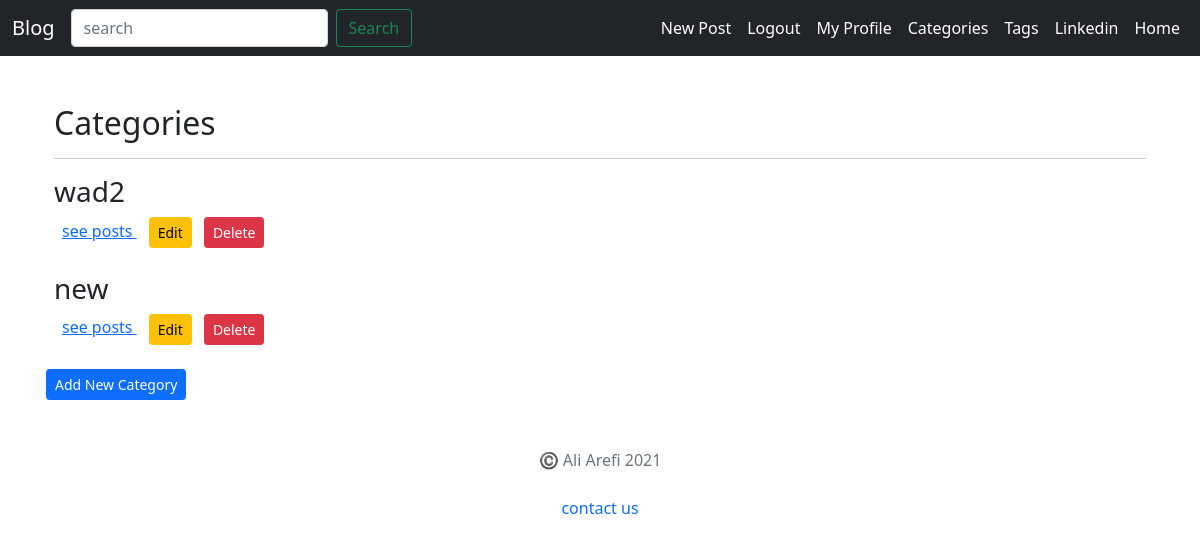
Before: /blog/category-list (signed in) with the older database file.
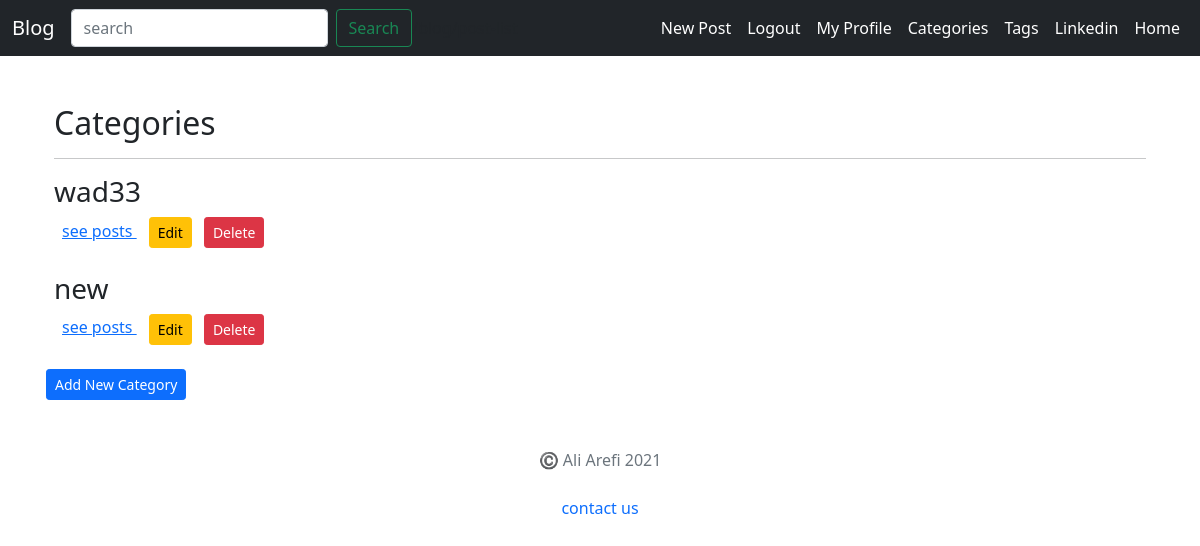
After: the same page with the newer database file.
### post/models.py (models this page shows, shortened)
class Category(models.Model):
    name = models.CharField(max_length=50)
    post = models.ManyToManyField(Post, null=True, blank=True)

### post/views.py (the view)
# urls.py: path('category-list', CategoryListView.as_view(), name='category_list'),
class CategoryListView(LoginRequiredMixin, ListView):
    login_url = 'login'
    model = Category

### post/templates/post/category_list.html
{% extends "post/base.html" %}
{% block content %}
<main>
  <div class="container">
  <br/>
  <br/>
  <h2>Categories</h2>
  <hr />
  {% for category in object_list %}
  <h3 class=>{{ category.name }}</h3><a class= "mx-2" href="{% url 'category_post' id=category.id  %}">see posts </a>
  {% if  user.is_staff%}
  <a href="{% url 'category_edit' pk=category.id %}" class="btn btn-warning btn-sm mx-1" >Edit</a>
  <a href="{% url 'category_delete' pk=category.id %}" class="btn btn-danger btn-sm mx-1" >Delete</a>
  {% endif %}
  <br />
  <br/>
  {% endfor %}
  </div>
  <a href="{% url 'category_create' %}" class="btn btn-primary btn-sm mx-1" >Add New Category</a>
</main>
{% endblock content %}

Changed rows visible on the page:
changed Category: name "wad2" → "wad33"
